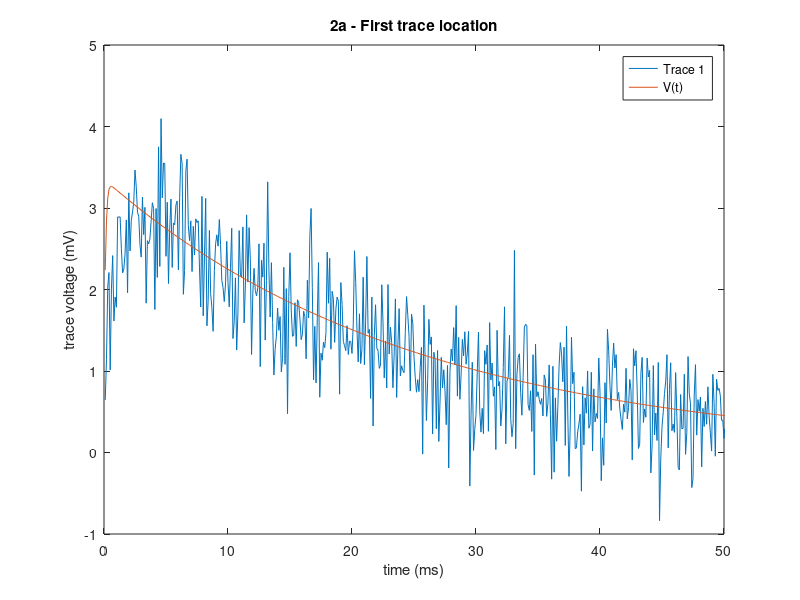

Here is the MATLAB script that generated this plot: (Note: this script raises an error after producing the figure.)
% Alexander Hay
% Homework 3

fprintf('\n');
fprintf('Alexander Hay\n');
fprintf('NUIN 408\n');
fprintf('Homework 3\n');

% α σ μ ≠ 
%% Problem 1
% ***********************************************
% 1a

fprintf('\n');
fprintf('Problem 1a *****************************\n');
fprintf('\n');

n = 5;                              % number of rats
spd = [4,5,7,2,2];                  % seizures per day

mu = sum(spd)/n
sigma = sqrt((spd-mu)*(spd-mu)'/n);
sigma_fitdist = sqrt((spd-mu)*(spd-mu)'/(n-1));

pd = fitdist(spd','Normal');

fprintf('Calculated mean: \t%.2f\n', mu);
fprintf('Calculated std dev: \t%.2f\n', sigma);
fprintf('\n');
fprintf('fitdist mean: \t\t%.2f\n', pd.mu);
fprintf('fitdist std dev: \t%.2f\n',pd.sigma);
fprintf('\n');
fprintf('They have different values, because fistdist uses maximum likelyhood\n');
fprintf('See code for calculation difference.\n')
fprintf('\n');
fprintf('σ = \t\t%.2f\n', sigma)
fprintf('σ_fitdist = \t%.2f\n', sigma_fitdist);

% ***********************************************
% 1b

fprintf('\n');
fprintf('Problem 1b *****************************\n');
fprintf('\n');

phat = mle(spd);
fprintf('MLE mean: \t%.2f\n', phat(1));
fprintf('MLE std dev: \t%.2f\n', phat(2));
fprintf('\n');
fprintf('They have the same values, because MLE calculates sigma the same way\n');
fprintf('\n');
fprintf('σ = \t\t%.2f\n', sigma);
fprintf('σ_MLE = \t%.2f\n', phat(2));

% Use parameter values for HW
sigma = phat(2);

% ***********************************************
% 1c

fprintf('\n');
fprintf('Problem 1c *****************************\n');
fprintf('\n');

n_new = sampsizepwr('t', [mu sigma], 2, .90, [], 'tail', 'left');

fprintf('Samples needed: %.0f\n', n_new);

% ***********************************************
% 1d

fprintf('\n');
fprintf('Problem 1d *****************************\n');
fprintf('\n');

n_new = sampsizepwr('t', [mu sigma], 2, .99, [], 'tail', 'left');

fprintf('Samples needed: %.0f\n', n_new);

% ***********************************************
% 1e

fprintf('\n');
fprintf('Problem 1e *****************************\n');
fprintf('\n');

mu_new = sampsizepwr('t', [mu sigma], [], .90, 6, 'tail', 'left');

fprintf('New mean: %.2f\n', mu_new);


% ***********************************************
% 1f

fprintf('\n');
fprintf('Problem 1f *****************************\n');
fprintf('\n');

p_1 = sampsizepwr('t', [mu sigma], 1, [], 6, 'tail', 'left');
p_2 = sampsizepwr('t', [mu sigma], 3, [], 6, 'tail', 'left');

fprintf('Statistical power (1/day): %.2f\n', p_1);
fprintf('Statistical power (3/day): %.2f\n', p_2);

% ***********************************************
% 1g

fprintf('\n');
fprintf('Problem 1g *****************************\n');
fprintf('\n');

n_new = sampsizepwr('t2', [mu sigma], 2, .9, [], 'tail', 'left');

fprintf('Samples needed: %.0f\n', n_new);

%% Problem 2
% ***********************************************
% 2a

fprintf('\n');
fprintf('Problem 2a *****************************\n');
fprintf('\n');

load('SynapseData.mat');

% synapseData = synapseData';         % puts data in better form         

% (trace location, time)

%    | t1 | t2 | t3 | ...
%    +----+----+----+-----
% l1 | mV | mV | mV | ...
% l2 | mV | mV | mV | ...
% l3 | mV | mV | mV | ...
% ...| ...| ...| ...| ...

trace1 = synapseData(1,:);

figure_2a = figure;

% label = 'Trace: ' + string(t);
plot(trace1,'DisplayName','Trace 1');
hold on;

title('2a - First trace location');
xlabel('time (ms)');
xlim([0 500]);
xticklabels({'0','10','20','30','40','50'});
ylabel('trace voltage (mV)');
legend();

alpha = max(trace1); % amplitude
j = 50;      % how the line drops
k = 250;   % decay ("flexiness")

% make array for V(t)
V_size = size(synapseData);
% V = zeros(V_size(1),1);
% V = zeros(V_size(1),V_size(2));

% fill array

for t = 1:V_size(2)
    V(t) = alpha * ((1/(1+exp(-t)))+exp((-t-j)/k)-1);
end

test_SS_res = sum((trace1 - V).^2);                           % residual sum of squares
test_SS_tot = sum((trace1 - mean(trace1)).^2 );                     % total sum of squares
test_r2 = 1 - (test_SS_res/test_SS_tot);
test_r2_adj = test_r2 * ((length(trace1)-1)/(length(trace1)-100)); 

plot(V,'DisplayName','V(t)');
hold off;

fprintf('see figure 2a\n');
fprintf('\n');
fprintf('α: %.1f\n',alpha);
fprintf('d: %.0f\n',j);
fprintf('τ: %.0f\n',k);

% ***********************************************
% 2b

fprintf('\n');
fprintf('Problem 2b *****************************\n');
fprintf('\n');

fprintf('there is no 2b');
fprintf('\n');

% ***********************************************
% 2c

fprintf('\n');
fprintf('Problem 2c *****************************\n');
fprintf('\n');

fprintf('Takes about 5s to run\n');

% create arrays to hold data
[n_trace t_samps] = size(synapseData);
r = zeros(n_trace,20,50);
r_max = zeros(100,4);

% these loops and functions essentially brute force a solution
% α is pinned to max amplitude value, to decrease runtime
% d is sampled between 0 and 200, incremented by 10
% τ is sampled between 0 and 500, incremented by 10

% each trace has its v calculated, then r_adjusted calculated
% once each variable has been sampled, the largest r value is found
% with corresponding d and τ values. The information is stored in a
% 100x4 matrix:

%        | α | d | τ | r |
%        +---+---+---+---|
% trace1 | . | . | . | . |
% trace2 | . | . | . | . |
% trace3 | . | . | . | . |
%   ...  |...|...|...|...|

for n = 1:n_trace
    trace = synapseData(n,:);
    alpha = max(trace);
    for j = 1:20
        for k = 1:50
            for t = 1:t_samps
                v(t) = v_calc(t,alpha,j,k);
            end
            r(n,j,k) = r_calc(trace,v);
        end
    end
%     fprintf('%.0f\n',n);
    r_max(n,1) = alpha;
    [r_max(n,4),d,tau] = find_max(squeeze(r(n,:,:)));
    r_max(n,2) = d*10;
    r_max(n,3) = tau*10;
end

r_max_2c = r_max;

% fprintf('Why did I spend so much time on this?\n');
fprintf('See code for details. Information is stored in r_max_2c\n');

% ***********************************************
% 2d

fprintf('\n');
fprintf('Problem 2d *****************************\n');
fprintf('\n');

mean_alpha = sum(r_max(:,1))/n_trace;
mean_d = sum(r_max(:,2))/n_trace;
mean_tau = sum(r_max(:,3))/n_trace;

std_alpha = sqrt((r_max(:,1)-mean_alpha)'*(r_max(:,1)-mean_alpha)/n_trace);
std_d = sqrt((r_max(:,2)-mean_d)'*(r_max(:,2)-mean_d)/n_trace);
std_tau = sqrt((r_max(:,3)-mean_tau)'*(r_max(:,3)-mean_tau)/n_trace);

% outliers defined as 1.5 standard deviations away from the mean
for n = 1:n_trace
    temp_alpha = r_max(n,1);
    temp_d = r_max(n,2);
    temp_tau = r_max(n,3);
    if temp_alpha < (mean_alpha - std_alpha)
        % flag for removal
        r_max(n,:) = 0;
    elseif temp_alpha > (mean_alpha + std_alpha)
        r_max(n,:) = 0;
    elseif temp_d < (mean_d - std_d)    
        r_max(n,:) = 0;
    elseif temp_d > (mean_d + std_d)
        r_max(n,:) = 0;
    elseif temp_tau < (mean_tau - std_tau)    
        r_max(n,:) = 0;
    elseif temp_tau > (mean_tau + std_tau)
        r_max(n,:) = 0;
    end
end

fprintf('Outliers defined as 1.5 standard deviations away from the mean.\n');
fprintf('They were found using a series of if/then statements.\n');

% ***********************************************
% 2e

fprintf('\n');
fprintf('Problem 2e *****************************\n');
fprintf('\n');

% remove zeros from array
r_max(r_max==0)=[];

% zeros were put in deliberately in the previous step
% because if the index was removed mid loop, the array
% may become shorter than the iteration (index) of the loop

% reshape is then used to convert back into a 2D array
% divided by 4 because r_max has/had 4 columns[α,d,τ,r]

r_max = reshape(r_max,[length(r_max)/4,4]);

h_alpha = chi2gof(r_max(:,1));
h_d = chi2gof(r_max(:,2));
h_tau = chi2gof(r_max(:,3));

figure2e = figure;

subplot2e = subplot(1,3,1,'Parent',figure2e);
histogram(r_max(:,1));
title('α histogram');
xlabel('α values');
ylabel('# of instances');
ylim([0 30]);

subplot2e = subplot(1,3,2,'Parent',figure2e);
histogram(r_max(:,2));
title('d histogram');
xlabel('d values');
ylim([0 30]);

subplot2e = subplot(1,3,3,'Parent',figure2e);
histogram(r_max(:,3));
title('τ histogram');
xlabel('τ values');
ylim([0 30]);

fprintf('Chi-square goodness-of-fit\n');
fprintf('h_α: \t%.0f\n', h_alpha);
fprintf('h_d: \t%.0f\n', h_d);
fprintf('h_τ: \t%.0f\n', h_tau);
fprintf('\n');
fprintf('Histograms do not approach a normal distribution.\n');
fprintf('α does because it was pinned to max amplitude and outliers removed.\n');
fprintf('(ie. the data was trimmed to be a normal distribution)\n');